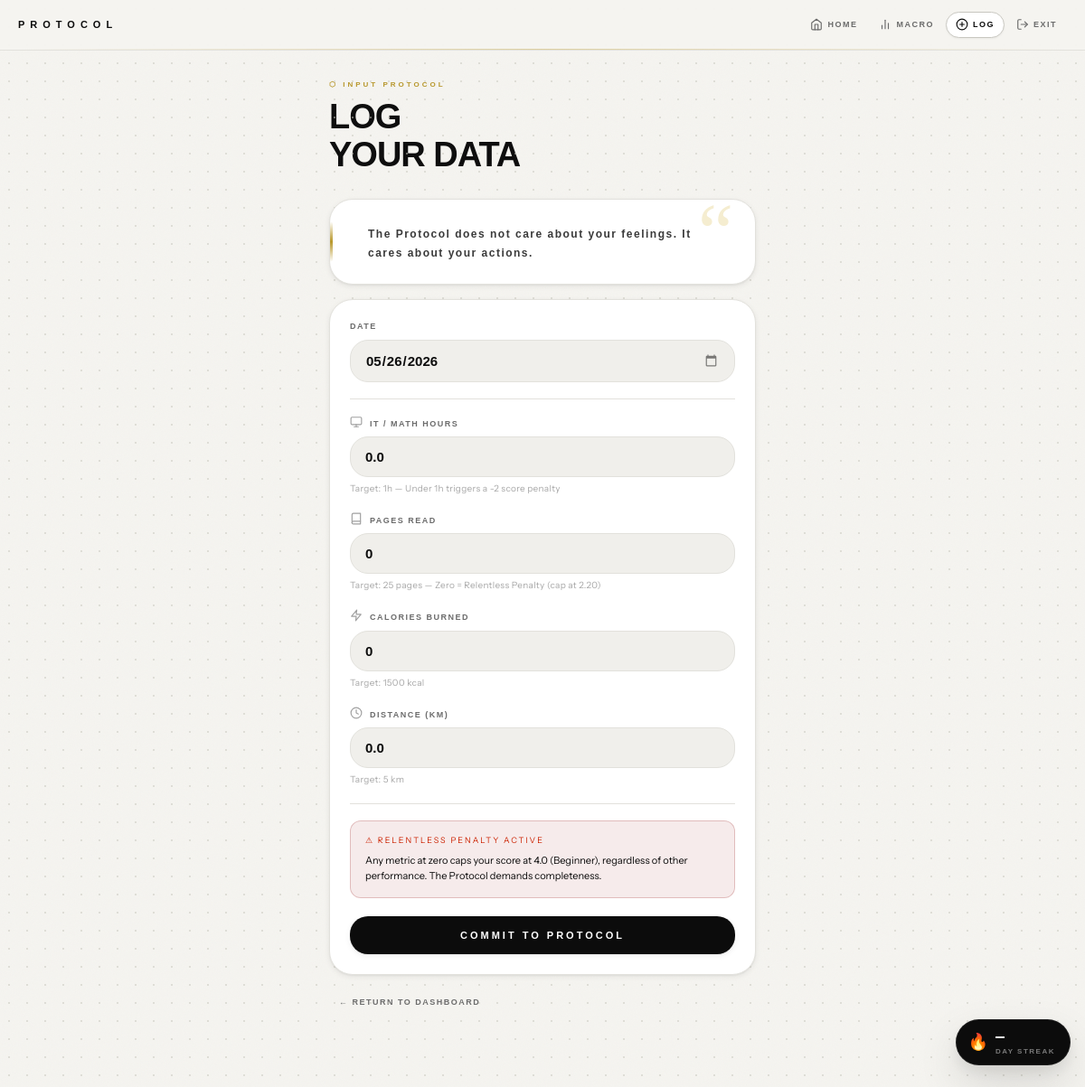
/report/add/ (signed in), run on an earlier commit of the app's database.
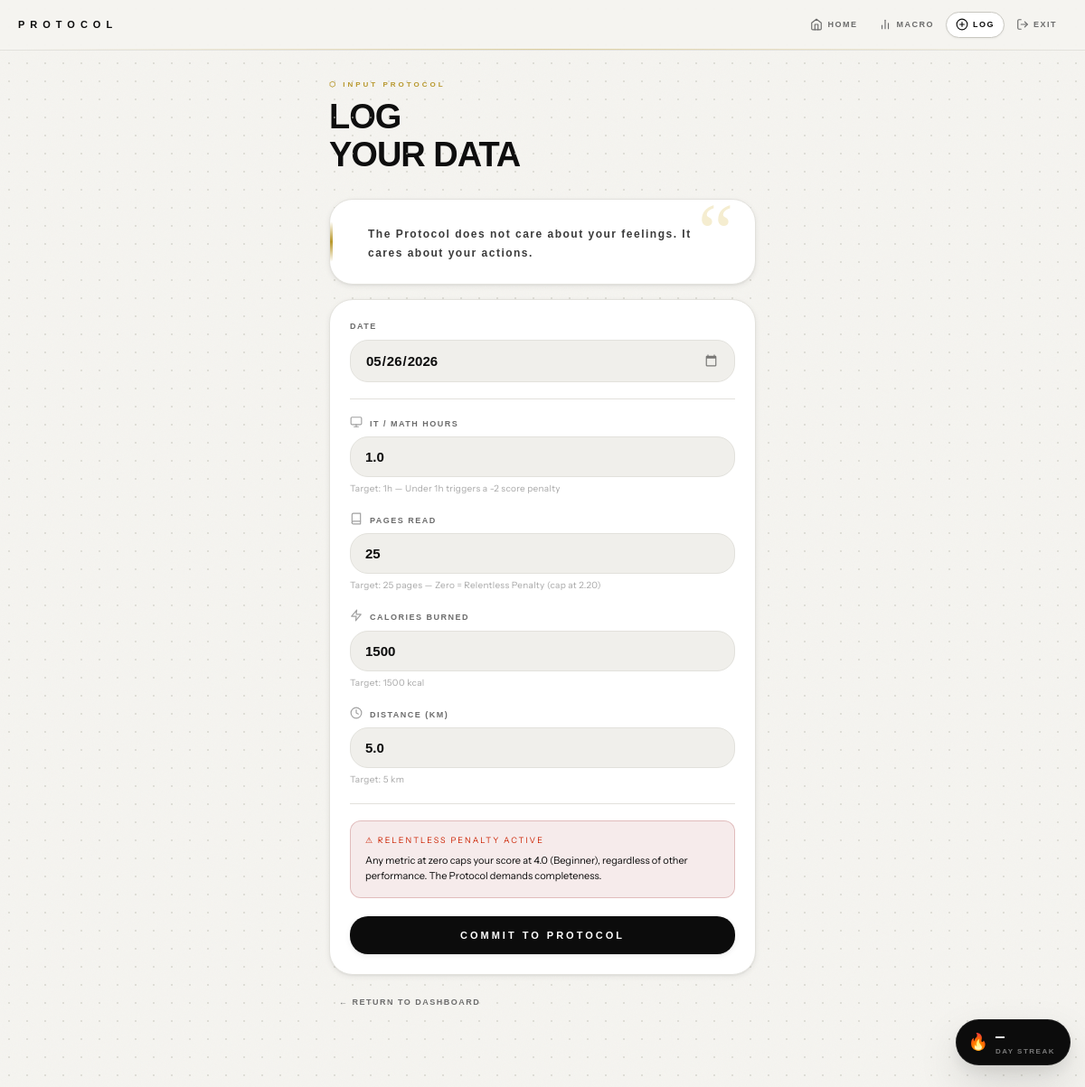
And on a later commit of the database.
### protocol_app/models.py (models this page shows, shortened)
class MotivationQuote(models.Model):
    FONT_CHOICES = [
        ('serif',    'Serif / Calligraphy'),
        ('orbitron', 'Orbitron / Tech'),
        ('playfair', 'Playfair Display / Editorial'),
    ]
    text       = models.TextField()
    font_style = models.CharField(max_length=20, choices=FONT_CHOICES, default='playfair')
    is_active  = models.BooleanField(default=True)
    created_at = models.DateTimeField(auto_now_add=True)
    class Meta:
        ordering = ['-created_at']

class DailyReport(models.Model):
    user          = models.ForeignKey(User, on_delete=models.CASCADE, related_name='reports')
    date          = models.DateField(default=timezone.localdate)
    it_math_hours = models.FloatField(default=0.0, help_text="Target: 1 hour")
    pages_read    = models.IntegerField(default=0,  help_text="Target: 50 pages")
    calories      = models.IntegerField(default=0,  help_text="Target: 500 kcal")
    distance_km   = models.FloatField(default=0.0,  help_text="Target: 5 km")
    ai_comment    = models.TextField(blank=True, default='')
    created_at    = models.DateTimeField(auto_now_add=True)
    updated_at    = models.DateTimeField(auto_now=True)
    class Meta:
        unique_together = ('user', 'date')
        ordering = ['-date']
    IT_TARGET       = 1.0     # hours
    PAGES_TARGET    = 25      # pages
    KCAL_TARGET     = 1500     # calories
    KM_TARGET       = 5.0     # km
    IT_MAX_PTS      = 7.00
    BOOKS_MAX_PTS   = 5.25
    KCAL_MAX_PTS    = 5.25
    KM_MAX_PTS      = 5.25
    MAX_DAILY_SCORE = 22.75   # 7 + 5.25 + 5.25 + 5.25
    RANK_THRESHOLDS = [
        (0.00,  'Unranked',       'unranked'),
        (1.00,  'Novice I',       'novice_1'),
        (2.21,  'Novice II',      'novice_2'),
        (3.42,  'Novice III',     'novice_3'),
        (4.63,  'Novice IV',      'novice_4'),
        (5.84,  'Apprentice I',   'apprentice_1'),
        (7.04,  'Apprentice II',  'apprentice_2'),
        (8.25,  'Apprentice III', 'apprentice_3'),
        (9.46,  'Intermediate I', 'intermediate_1'),
        (10.67, 'Intermediate II','intermediate_2'),
        (11.88, 'Intermediate III','intermediate_3'),
        (13.08, 'Advanced I',     'advanced_1'),
        (14.29, 'Advanced II',    'advanced_2'),
        (15.50, 'Advanced III',   'advanced_3'),
        (16.71, 'Expert',         'expert'),
        (17.92, 'Expert Pro',     'expert_pro'),
        (19.13, 'Master',         'master'),
        (20.33, 'Grandmaster',    'grandmaster'),
        (21.54, 'Apex',           'apex'),
        (22.75, 'Protocolmaxxer', 'protocolmaxxer'),
    ]
    @property
    def rank_slug(self):
        """
        Slug used to find the rank image.
        Image path: /static/protocol_app/ranks/<slug>.png
        Drop your PNG files into that folder with these exact names.
        """
        return self.rank_data[2]

### protocol_app/views.py (the view, shortened to what this page needs)
# urls.py: path('report/add/',          views.AddReportView.as_view(),    name='add_report'),
class AddReportView(LoginRequiredMixin, View):
    template_name = 'protocol_app/add_report.html'
    def get_initial_date(self):
        date_str = self.kwargs.get('date')
        if date_str:
            try:
                return datetime.date.fromisoformat(date_str)
            except ValueError:
                pass
        return timezone.localdate()
    def get(self, request, *args, **kwargs):
        from django.shortcuts import render
        target_date = self.get_initial_date()
        try:
            existing = DailyReport.objects.get(user=request.user, date=target_date)
            form = DailyReportForm(instance=existing)
        except DailyReport.DoesNotExist:
            form = DailyReportForm(initial={'date': target_date})
        return render(request, self.template_name, {
            'form':        form,
            'target_date': target_date,
        })

### core/context_processors/protocol_context.py (called while the page is built)
def protocol_quote(request):
    try:
        from protocol_app.models import MotivationQuote
        quotes = list(MotivationQuote.objects.filter(is_active=True))
        quote = random.choice(quotes) if quotes else None
    except Exception:
        quote = None
    return {'global_quote': quote}

### protocol_app/templates/protocol_app/add_report.html (shortened to what this page needs)
{% extends 'protocol_app/base.html' %}
{% block content %}
<div class="add-report-wrap">
  <div class="page-header">
    <div class="page-eyebrow">⬡ INPUT PROTOCOL</div>
    <h1 class="page-title">
      LOG<br>YOUR DATA
    </h1>
  </div>
  {% if global_quote %}
  <div class="quote-card mb-16">
    <p class="quote-text {{ global_quote.font_style }}">{{ global_quote.text }}</p>
  </div>
  {% endif %}
  <div class="protocol-card">
    <form method="post" novalidate onsubmit="showProcessing()">
      <div class="form-group">
        <label class="form-label">Date</label>
        {{ form.date }}
      </div>
      <div class="divider"></div>
      <div class="form-group">
        <label class="form-label">
          IT / MATH HOURS
        </label>
        {{ form.it_math_hours }}
        <div class="input-hint">Target: 1h — Under 1h triggers a -2 score penalty</div>
      </div>
      <div class="form-group">
        <label class="form-label">
          PAGES READ
        </label>
        {{ form.pages_read }}
        <div class="input-hint">Target: 25 pages — Zero = Relentless Penalty (cap at 2.20)</div>
      </div>
      <div class="form-group">
        <label class="form-label">
          <svg width="14" height="14" viewBox="0 0 24 24" fill="none" stroke="#A0A0A0" stroke-width="2" stroke-linecap="round" stroke-linejoin="round" style="margin-right:8px; vertical-align:text-bottom;">
            <path d="M13 2L3 14h9l-1 8 10-12h-9l1-8z"></path>
          </svg>CALORIES BURNED
        </label>
        {{ form.calories }}
        <div class="input-hint">Target: 1500 kcal</div>
      </div>
      <div class="form-group">
        <label class="form-label">
          <svg width="14" height="14" viewBox="0 0 24 24" fill="none" stroke="#A0A0A0" stroke-width="2" stroke-linecap="round" stroke-linejoin="round" style="margin-right:8px; vertical-align:text-bottom;">
            <circle cx="12" cy="12" r="10"></circle><polyline points="12 6 12 12 16 14"></polyline>
          </svg>DISTANCE (KM)
        </label>
        {{ form.distance_km }}
        <div class="input-hint">Target: 5 km</div>
      </div>
      <div class="divider"></div>
      <div style="background: rgba(139,0,0,0.08); border: 1px solid rgba(139,0,0,0.2); border-radius: 12px; padding: 14px 16px; margin-bottom: 20px;">
        <p style="font-family: var(--font-head); font-size: 9px; letter-spacing: 2px; color: #cc2200; margin-bottom: 6px;">
          ⚠ RELENTLESS PENALTY ACTIVE
        </p>
        <p style="font-size: 11px; color: var(--text-secondary); line-height: 1.6;">
          Any metric at zero caps your score at 4.0 (Beginner), regardless of other performance.
          The Protocol demands completeness.
        </p>
      </div>
      <button type="submit" class="protocol-submit-btn">
        COMMIT TO PROTOCOL
      </button>
    </form>
  </div>
  <div style="text-align:center; margin-top:16px;">
    <a href="{% url 'dashboard' %}" class="nav-link">← RETURN TO DASHBOARD</a>
  </div>
</div>
{% endblock %}

### protocol_app/templates/protocol_app/base.html (shortened to what this page needs)
<!DOCTYPE html>
<html lang="en">
<head>
  {% load static %}
  <link rel="stylesheet" href="{% static 'protocol_app/css/protocol.css' %}">
</head>
<body>
  {% if user.is_authenticated %}
  <nav class="protocol-nav">
    <a href="{% url 'dashboard' %}" class="nav-logo">PROTOCOL</a>
    <div class="nav-links">
      <a href="{% url 'dashboard' %}"
         class="nav-link {% if request.resolver_match.url_name == 'dashboard' %}active{% endif %}"
         title="Dashboard">
        <svg width="14" height="14" viewBox="0 0 24 24" fill="none"
             stroke="currentColor" stroke-width="2" stroke-linecap="round" stroke-linejoin="round">
          <path d="M3 9l9-7 9 7v11a2 2 0 01-2 2H5a2 2 0 01-2-2z"/>
          <polyline points="9 22 9 12 15 12 15 22"/>
        </svg>
        <span class="nav-label">HOME</span>
      </a>
      <a href="{% url 'global_report' %}"
         class="nav-link {% if request.resolver_match.url_name == 'global_report' %}active{% endif %}"
         title="Macro Report">
        <svg width="14" height="14" viewBox="0 0 24 24" fill="none"
             stroke="currentColor" stroke-width="2" stroke-linecap="round" stroke-linejoin="round">
          <line x1="18" y1="20" x2="18" y2="10"/>
          <line x1="12" y1="20" x2="12" y2="4"/>
          <line x1="6"  y1="20" x2="6"  y2="14"/>
        </svg>
        <span class="nav-label">MACRO</span>
      </a>
      <a href="{% url 'add_report' %}"
         class="nav-link {% if request.resolver_match.url_name == 'add_report' %}active{% endif %}"
         title="Log Data">
        <svg width="14" height="14" viewBox="0 0 24 24" fill="none"
             stroke="currentColor" stroke-width="2" stroke-linecap="round" stroke-linejoin="round">
          <circle cx="12" cy="12" r="10"/>
          <line x1="12" y1="8" x2="12" y2="16"/>
          <line x1="8"  y1="12" x2="16" y2="12"/>
        </svg>
        <span class="nav-label">LOG</span>
      </a>
      <form method="post" action="{% url 'logout' %}" style="display:inline;">
        <button type="submit" class="nav-link danger" title="Exit Protocol">
          <svg width="14" height="14" viewBox="0 0 24 24" fill="none"
               stroke="currentColor" stroke-width="2" stroke-linecap="round" stroke-linejoin="round">
            <path d="M9 21H5a2 2 0 01-2-2V5a2 2 0 012-2h4"/>
            <polyline points="16 17 21 12 16 7"/>
            <line x1="21" y1="12" x2="9" y2="12"/>
          </svg>
          <span class="nav-label">EXIT</span>
        </button>
      </form>
    </div>
  </nav>
  {% endif %}
  {% if user.is_authenticated %}
  <div class="streak-counter" id="streakCounter">
    <span class="streak-fire">🔥</span>
    <div class="streak-text">
      <span class="streak-number" id="streakNumber">—</span>
      <span class="streak-label">Day Streak</span>
    </div>
  </div>
  {% endif %}
  {% block content %}{% endblock %}
</body>
</html>

What changed in the data, as far as the page shows it:
added DailyReport: date "05/26/2026", it_math_hours "1.0", pages_read "25", calories "1500", distance_km "5.0"
Also different on the page:
form field date: "05/26/2026" → (not shown)
form field it_math_hours: "0.0" → (not shown)
form field pages_read: "0" → (not shown)
form field calories: "0" → (not shown)
form field distance_km: "0.0" → (not shown)
